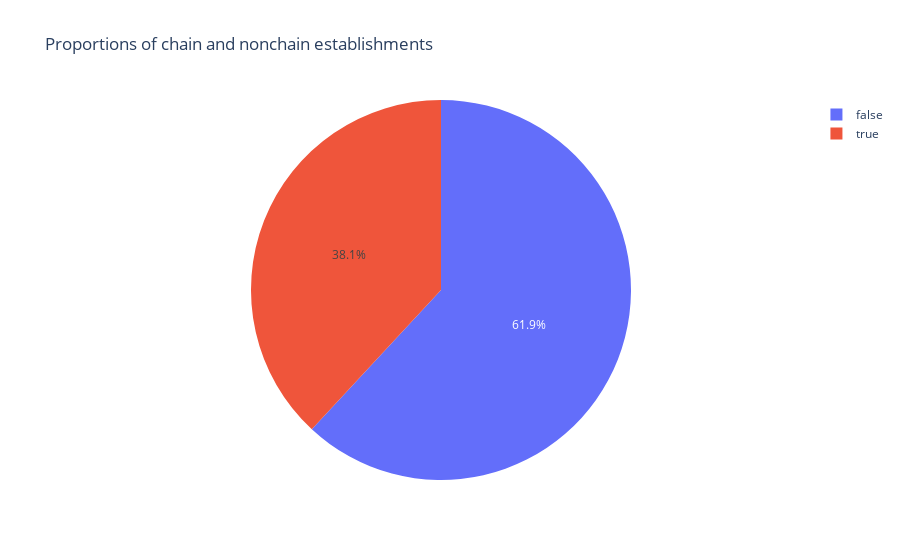

The notebook cell this image was saved under:
### Markdown cell above
We'll plot a pie plot to see proportion

### Code cell
df = rest_data.groupby('chain')['id'].count().reset_index()
fig = px.pie(df, names='chain', values='id', title='Proportions of chain and nonchain establishments')
fig.show()

### Figure 1 — Plotly figure (JSON) as saved in the notebook; plotly's stock layout.template omitted (floating-point values rounded to 4 significant figures)
{"data": [{"domain": {"x": [0, 1], "y": [0, 1]}, "hovertemplate": "chain=%{label}<br>id=%{value}<extra></extra>", "labels": [false, true], "legendgroup": "", "name": "", "showlegend": true, "type": "pie", "values": [5972, 3676]}], "layout": {"legend": {"tracegroupgap": 0}, "title": {"text": "Proportions of chain and nonchain establishments"}}}
